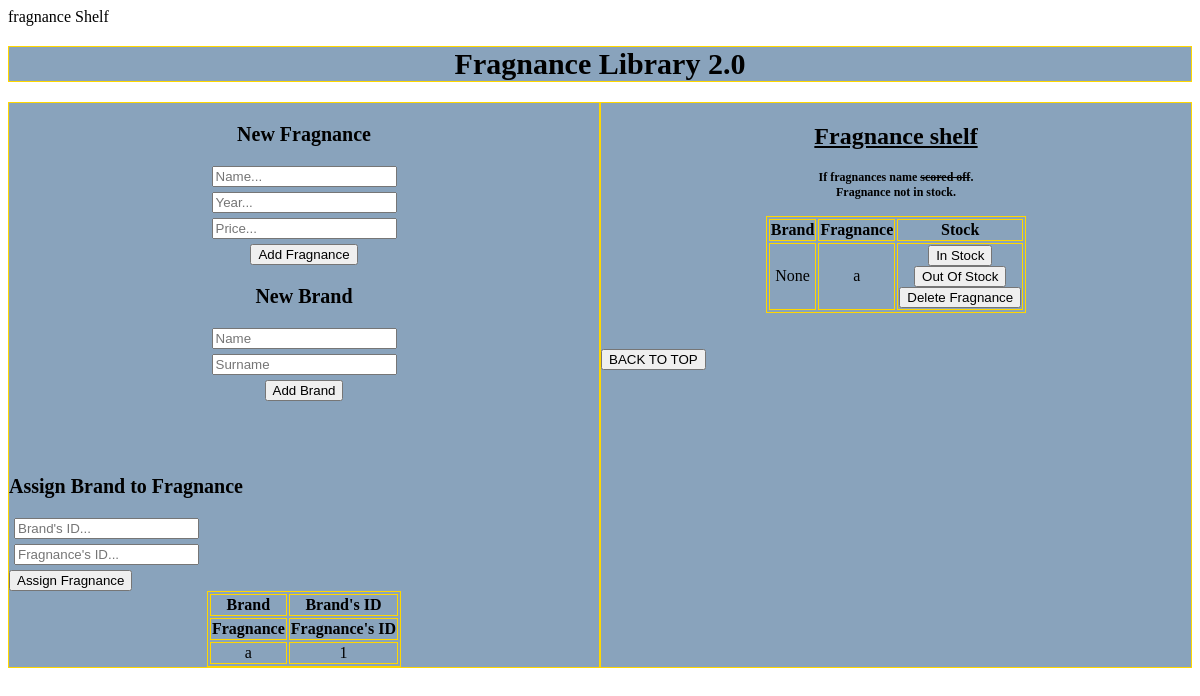
Before: / with the older database file.
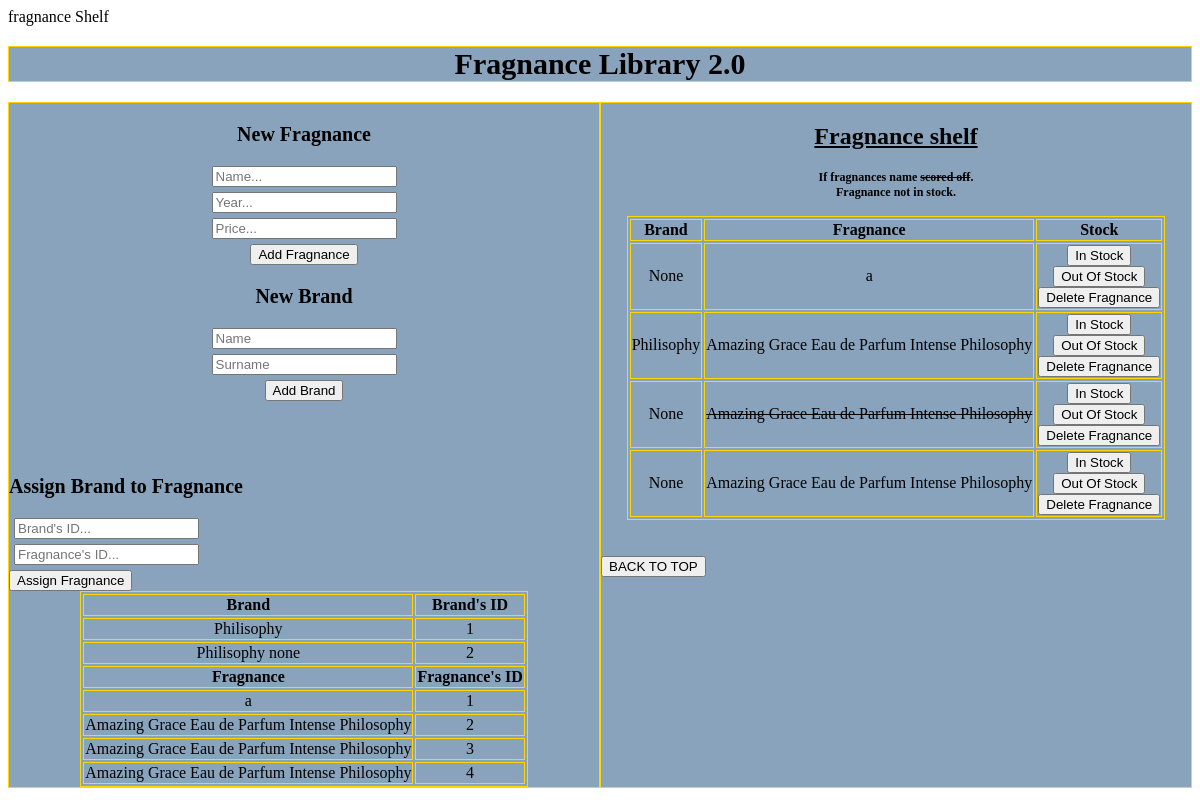
After: the same page with the newer database file.
### app/models.py (models this page shows)
class Fragnance (db.Model):
    id = db.Column(db.Integer, primary_key=True)
    name = db.Column(db.String(20), index=True, nullable=True)
    year = db.Column(db.Integer, index=True, nullable=True)
    price = db.Column(db.Integer, index=True, nullable=True)
    brand_id = db.Column(db.Integer, db.ForeignKey("brand.id"))
    stock = db.Column(db.Boolean, default=False)
    def __str__(self):
        return f"{self.name}"

class Brand (db.Model):
    id = db.Column(db.Integer, primary_key=True)
    name = db.Column(db.String(20), index=True, nullable=True)
    surname = db.Column(db.String(20), index=True, nullable=True)
    fragnances = db.relationship("Fragnance", backref="brand", lazy="dynamic")
    def __repr__(self):
        return f"{self.name} {self.surname}"

### app/routes.py (the view)
@app.route("/")
def fragnance_list():
    fragnances = Fragnance.query.all()
    brands = Brand.query.all()
    return render_template("fragnances.html", fragnances=fragnances, brands=brands)

### app/templates/fragnances.html (shortened to what this page needs)
{% extends "index.html" %}
{% block head %} <name>fragnance Shelf</name> {% endblock %}
{% block body %}
<h1> Fragnance Library 2.0</h1>
<div class="row">
    <div class="column1">
        <div class="adding_panel">
            <div class="fragnance_addind">
                <h3>New Fragnance</h3>
                <form action="/fragnance/" method="post">
                    <p><input type="text" name="name" placeholder="Name..."></p>
                    <p><input type="text" name="year" placeholder="Year..."></p>
                    <p><input type="text" name="price" placeholder="Price..."></p>
                    <input type="submit" value="Add Fragnance">
                </form>
            </div>
            <div class="brand_adding">
                <h3>New Brand</h3>
                <form action="/brand/" method="post">
                    <p><input type="text" name="name" placeholder="Name"></p>
                    <p><input type="text" name="surname" placeholder="Surname"></p>
                    <input type="submit" value="Add Brand">
                </form>
            </div>
        </div><br><br><br>
        <div class="column">
            <h3>Assign Brand to Fragnance</h3>
            <form action="/assign/" method="post">
                <p><input type="text" name="brand_id" placeholder="Brand's ID..."></p>
                <p><input type="text" name="fragnances_id" placeholder="Fragnance's ID..."></p>
                <input type="submit" value="Assign Fragnance">
            </form>
            <table class="ids">
                <tr>
                    <th>Brand</th>
                    <th>Brand's ID</th>
                </tr>
                {% for brand in brands %}
                <tr>
                    <td>{{ brand }}</td>
                    <td>{{ brand.id }}</td>
                </tr>
                {% endfor %}
                <tr>
                    <th>Fragnance</th>
                    <th>Fragnance's ID</th>
                    {% for fragnance in fragnances %}
                </tr>
                <td>{{ fragnance }}</td>
                <td>{{ fragnance.id }}</td>
                {% endfor %}
            </table>
        </div>
    </div>
    <div class="column2">
        <div class="fragnance_display">
            <h2>Fragnance shelf</h2>
            <h4>If fragnances name <span style="text-decoration: line-through;">scored off</span>. <br>Fragnance not in stock.
            </h4>
            <table>
                <tr>
                    <th>Brand</th>
                    <th>Fragnance</th>
                    <th>Stock</th>
                </tr>
                {% for fragnance in fragnances %}
                <tr>
                    <td>{{ fragnance.brand }}</td>
                    <td>{% if fragnance.stock %} <strike> {% endif %}{{ fragnance.name }} {% if fragnance.stock %} </strike>{%
                        endif %}</td>
                    <td>
                        <button type="button" onclick='window.location.href="/in_stock/{{ fragnance.id }}"'>In Stock
                        </button>
                        <br>
                        <button type="button" onclick='window.location.href="/out_stock/{{ fragnance.id }}"'>Out Of
                            Stock </button>
                        <br>
                        <button type="button" onclick='window.location.href="delete/{{ fragnance.id }}"'>Delete Fragnance
                        </button>
                    </td>
                </tr>
                {% endfor %}
            </table>
        </div>
        <br>
        <br>
        <button type="button" onclick='window.location.href="#top"'>BACK TO TOP</button>
    </div>
</div>
{% endblock %}

### app/templates/index.html (shortened to what this page needs)
<!DOCTYPE html>
<html lang="en">
<head>
    <link rel="stylesheet" type="text/css" href="{{ url_for('static', filename='style.css') }}">
    {% block head %}{% endblock %}
</head>
<body>
    {% block body %}{% endblock %}
</body>
</html>

### app/static/style.css (style rules this page uses)
html { height: 100%; }
h1 { text-align: center; font-size: 30px; font-family: 'Century Gothic' margin-bottom: 0%; border: 1px solid gold; background-color: rgb(137, 163, 188); color: dark gold; }
h2 { text-decoration: underline; }
h3 { font-size: 20px; font-family: 'Century Gothic' text-decoration: underline; }
h4 { font-size: 12px; font-family: 'Century Gothic' }
table, th, td { border: 1px solid gold; margin: auto; text-align: center; }
.adding_panel { text-align: center; }
.fragnance_display { text-align: center; }
.column1 { flex: 50%; background-color: rgb(137, 163, 188); border: 1px solid gold; }
.column2 { flex: 50%; background-color: rgb(137, 163, 188); border: 1px solid gold; }
.row { display: flex; }
p { margin: 5px; }

Changed rows visible on the page:
added Brand: name+surname "Philisophy", id "1"
added Brand: name+surname "Philisophy none", id "2"
added Fragnance: name "Amazing Grace Eau de Parfum Intense Philosophy", id "2", brand "Philisophy"
added Fragnance: name "Amazing Grace Eau de Parfum Intense Philosophy", id "3", brand "None"
added Fragnance: name "Amazing Grace Eau de Parfum Intense Philosophy", id "4", brand "None"
